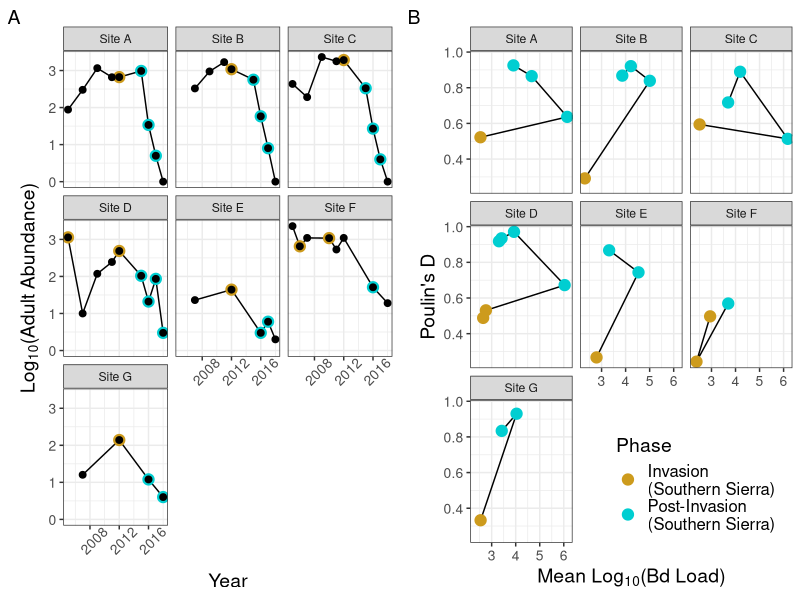

Write R code to recreate this figure.
### Reproduce Figure 5 (Trajectory plot & mean-aggregation plot for 7 well-studied sites)
### Step 1: Load Sierra summary file and remove records with fewer than 2 Bd-positive and larval groups (for consistent comparisons)
### Step 2: Select specific sites, relabel, and plot time vs. host abundance
### Step 3: Plot these groups by log mean fungal load against Poulin's D aggregation metric
### Step 4: Combine plots

library(ggplot2)
library(gridExtra)
library(cowplot)
library(grid)
library(dplyr)
library(data.table)
library(gridtext)


######################################
#### Step 1: Load and format data ####
######################################

sierra_dat = fread("data/formatted/summary_sierra_with_epi_phase.csv")
sierra_dat[, "log_mean":=mean_log10_without_zeros]
sierra_no_larva = sierra_dat[life_stage != "larva" & num_infected >= 2 & poulin_D > 0]

abund_and_prev = fread("data/formatted/abund_and_prev.csv")

######################################
####    Step 2: Trajectory Plot   ####
######################################

trajectory_sites = c("10100", "10101", "10102", "11858", "12590", "10090", "12618")
y=sierra_dat[site_id %in% trajectory_sites,]

sierra_dat$Year <- plyr::mapvalues(sierra_dat$year, 
                                   from=c(1:16), 
                                   to=c(2004:2019))
sierra_dat$Site <- plyr::mapvalues(sierra_dat$site, 
                                   from=c(10100, 10101, 10102, 11858, 12590, 10090, 12618), 
                                   to=c("Site A","Site B","Site C","Site D","Site E","Site F","Site G"))
abund_and_prev$Site <- plyr::mapvalues(abund_and_prev$site_id, 
                                       from=c(10100, 10101, 10102, 11858, 12590, 10090, 12618), 
                                       to=c("Site A","Site B","Site C","Site D","Site E","Site F","Site G"))


abunds = merge(sierra_dat[num_infected >= 2 & site_id %in% trajectory_sites & life_stage == "adult"], 
               abund_and_prev[capture_life_stage == "adult", .(site_id, year, adult_abundance)], 
               by.x=c("site_id", "Year"), by.y=c("site_id", 'year'))[, .(site_id, Year, adult_abundance, phase, Site)]

abund_trun = abund_and_prev[site_id %in% trajectory_sites & capture_life_stage == "adult" & adult_abundance != -1]

#Abundance graph
p1 = ggplot(abunds) +
  geom_line(data=abund_trun, aes(x=year, y=log10(adult_abundance)),linewidth = 0.5) + geom_point(aes(x=Year, y=log10(adult_abundance), color=phase), size=3.5) +
  geom_point(data=abund_trun, aes(x=year, y=log10(adult_abundance)),size=2) +
  scale_color_manual(values=c('goldenrod3','darkturquoise'))  + theme_bw() + ylab(expression(paste(Log[10],"(Adult Abundance)", sep="")))  +
  facet_wrap(~Site)+
  xlab("Year") + 
  guides(color="none") + labs(tag="A") + theme(title=element_text(size=14),axis.title = element_text(size=14),axis.text.x = element_text(angle = 45,margin = margin(t = 5)),legend.title = element_text(size=14),legend.text = element_text(size=12),plot.tag = element_text(size=14),axis.text = element_text(size=10))



######################################
####Step 3: Mean-Aggregation Plot ####
######################################

#Load-Aggregation plot
p2 = ggplot(sierra_dat[num_infected >= 2 & site_id %in% trajectory_sites & life_stage == "adult"][order(Site, year)]) +
  geom_path(aes(x=mean_log10_without_zeros, y=poulin_D, group=Site),linewidth = 0.5) + 
  geom_point(aes(x=mean_log10_without_zeros, y=poulin_D, color=phase), size=3.5) +
  facet_wrap(~Site)  +
  scale_color_manual(name="Phase",values=c('goldenrod3','darkturquoise'),labels=c("Invasion \n(Southern Sierra)","Post-Invasion \n(Southern Sierra)","Enzootic \n(Northern Sierra)"))  + theme_bw() + ylab("Poulin's D") + xlab(expression(paste("Mean ",Log[10],"(Bd Load)", sep=""))) + labs(tag="B")  + theme(axis.title = element_text(size=14),legend.title = element_text(size=14),legend.text = element_text(size=12),plot.tag = element_text(size=14),axis.text = element_text(size=10),legend.position = c(0.7, 0.12))


######################################
####     Step 4: Combine Plots    ####
######################################

#Arranged figure
full_plot = grid.arrange(
  grobs = list(p1, p2),
  widths = c(1, 1)
)

#save figure
ggsave("results/plots/trajectory_plot.png",full_plot, width=180,height=105,units="mm",dpi=600)


